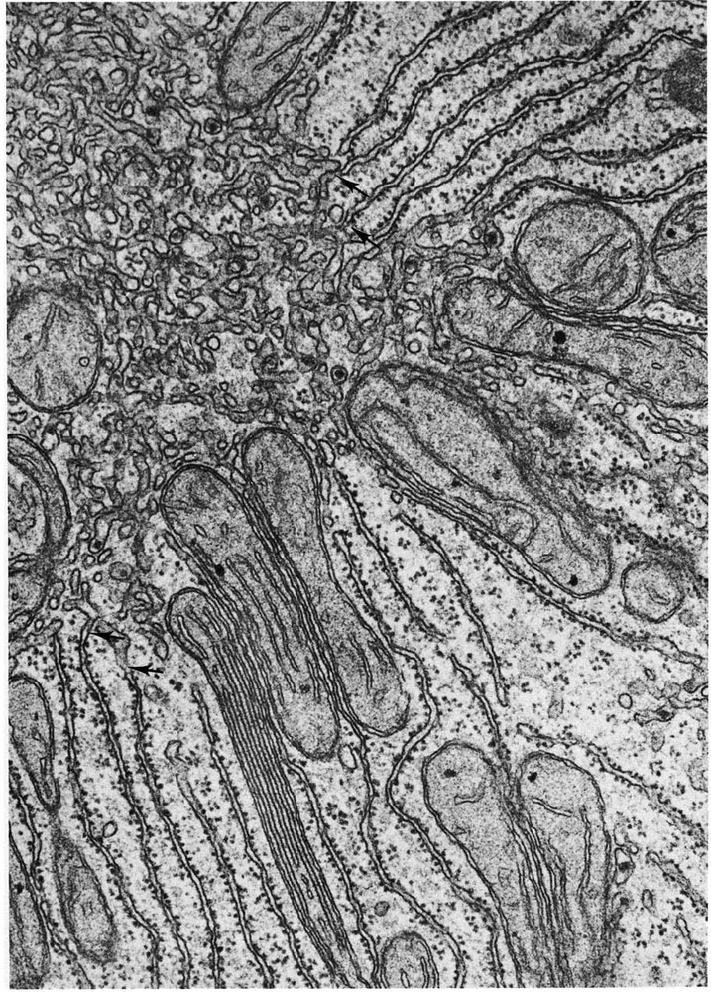
#> input picture data/10788.tif, 711 x 992 px, shrunk from 906 x 1264 before the run; its folder holds only this picture in this run
$ jupyter execute bio_stemgpt.ipynb
#> lines starting #> are read from the running program, lines starting #| are printed output that depends on the picture; after the words box and inside, x2 and y2 are one past the last pixel; in counts of white or black regions, pixels touching at a corner belong together
[cell 1]
# STEM GPT: A chatbot that helps us analyze biological TEM data with auto segmentation.

# Environment & data loading

This section installs required packages (if missing), lists `.tif` images in `data/`, and provides an interactive selector and a programmatic query option to load and inspect an image.

[cell 2]
# Install and import required packages (installs missing ones automatically)
import sys, subprocess

def ensure_import(pkg_name, import_name=None):
    import importlib
    try:
        importlib.import_module(import_name or pkg_name)
    except ImportError:
        print(f"Installing {pkg_name}...")
        subprocess.check_call([sys.executable, "-m", "pip", "install", pkg_name])

for pkg, name in [("tifffile", "tifffile"), ("scikit-image", "skimage"), ("ipywidgets", "ipywidgets"), ("matplotlib", "matplotlib"), ("numpy", "numpy")]:
    ensure_import(pkg, name)

# Imports
from pathlib import Path
import os
import tifffile
import numpy as np
import matplotlib.pyplot as plt
import ipywidgets as widgets
from IPython.display import display, clear_output

plt.rcParams['figure.dpi'] = 100

[cell 3]
# Chat UI (uses consolidated `process_command` and `state` helpers)
from ipywidgets import Text, Button, HBox, Output

input_box = Text(placeholder='Type commands like: list files | show <name> | stats | segment mitochondria', description='Query:')
send_btn = Button(description='Send')
chat_out = Output(layout={'border': '1px solid #ddd'})


def append(role, text):
    with chat_out:
        print(f"{role}: {text}")


# [8 lines left out: function _on_send, not called in this run]

send_btn.on_click(_on_send)

# Show the widgets
display(HBox([input_box, send_btn]), chat_out)
append('System', "Tip: try 'list files', 'show <name>', 'stats', 'segment mitochondria' or 'help'.")

## Refactor: Consolidated utilities and command processor

This cell consolidates image I/O, display, statistics, segmentation, and the command parser into a single, reusable utilities module.

Run this cell before running the chat UI cell so the helpers are available to the UI.

[cell 4]
# Ensure Pillow is installed for image serialization
import sys, subprocess
try:
    from PIL import Image
except Exception:
    print('Installing pillow...')
    subprocess.check_call([sys.executable, '-m', 'pip', 'install', 'pillow'])
    from PIL import Image
    print('pillow installed')

[cell 5]
# Ensure pandas is installed (needed for metric extraction)
import sys, subprocess
try:
    import pandas as pd
except ImportError:
    print('Installing pandas...')
    subprocess.check_call([sys.executable, '-m', 'pip', 'install', 'pandas'])
    import pandas as pd
    print('pandas installed')

[cell 6]
# Utilities: consolidated helpers + TEMToolbox
from pathlib import Path
import os
import tifffile
import numpy as np
import pandas as pd
import matplotlib.pyplot as plt
from difflib import get_close_matches
from skimage import filters, morphology, measure
from IPython.display import display
from PIL import Image
import io, base64

plt.rcParams['figure.dpi'] = 100

DATA_DIR = Path("data")

# --- low-level helpers (unchanged behavior) ---

def list_tif_files():
    return sorted(DATA_DIR.glob("*.tif"))


def choose_by_query(query, files=None):
    if not query:
        return None
    files = files or list_tif_files()
    for p in files:
        if Path(query).name == p.name or query in p.name:
            return p
    names = [p.name for p in files]
    matches = get_close_matches(query, names, n=1, cutoff=0.4)
    if matches:
        m = matches[0]
        return Path(m) if Path(m).is_absolute() else DATA_DIR / m
    return None


def load_image(path):
    path = Path(path)
    if not path.exists():
        raise FileNotFoundError(path)
    img = tifffile.imread(path)
    if img.ndim == 3 and img.shape[0] > 1 and img.shape[1] == img.shape[2]:
        img = img[0]
    return np.squeeze(img)


# [29 lines left out: function image_to_png_bytes, not called in this run]


def overlay_mask_on_image(img_array, mask_bool, color=(255,0,0), alpha=0.35):
    """Return PNG bytes of overlay image (RGB) where mask is shown with given color and alpha."""
    img = np.asarray(img_array)
    # create background RGB
    if img.ndim == 2:
        vmin, vmax = img.min(), img.max()
        if vmax > vmin:
            norm = (img - vmin) / (vmax - vmin)
        else:
            norm = np.zeros_like(img, dtype=np.float32)
        bg = (plt.cm.gray(norm)[:, :, :3] * 255).astype(np.uint8)
    elif img.ndim == 3 and img.shape[2] in (3,4):
        bg = img.astype(np.uint8)[:, :, :3]
    else:
        bg = np.tile((img / np.max(img) * 255).astype(np.uint8)[..., None], (1,1,3))
    fg = bg.copy()
    mask = np.asarray(mask_bool).astype(bool)
    fg[mask] = (np.array(color, dtype=np.uint8) * 1.0).astype(np.uint8)
    # blend
    out = (bg * (1-alpha) + fg * alpha).astype(np.uint8)
    im = Image.fromarray(out)
    buf = io.BytesIO()
    im.save(buf, format='PNG')
    return buf.getvalue()


def image_bytes_to_base64_str(b):
    return base64.b64encode(b).decode('ascii')


# --- metric & segmentation helpers (unchanged) ---

# [11 lines left out: function image_stats, not called in this run]


def segment_mitochondria(img, min_size=50):
    imgf = img.astype(np.float32)
    try:
        thresh = filters.threshold_otsu(imgf)
    except Exception:
        thresh = np.percentile(imgf, 50)
    bw = imgf > thresh
    bw = morphology.remove_small_objects(bw.astype(bool), min_size=min_size)
    bw = morphology.binary_closing(bw, morphology.disk(2))
    labels = measure.label(bw)
    props = measure.regionprops(labels)
    areas = [p.area for p in props]
    return {'mask': bw, 'labels': labels, 'count': len(props), 'areas': areas, 'thresh': float(thresh)}


def extract_metrics(labels, img):
    """Extract shape and intensity metrics from labeled segmentation as a pandas DataFrame."""
    props = measure.regionprops(labels, intensity_image=img)
    rows = []
    for prop in props:
        r = {
            'label': int(prop.label),
            'area': int(prop.area),
            'perimeter': float(prop.perimeter) if hasattr(prop, 'perimeter') else np.nan,
            'eccentricity': float(prop.eccentricity),
            'solidity': float(prop.solidity),
            'mean_intensity': float(prop.mean_intensity) if hasattr(prop, 'mean_intensity') else np.nan,
            'centroid_row': float(prop.centroid[0]),
            'centroid_col': float(prop.centroid[1]),
            'bbox_minr': int(prop.bbox[0]),
            'bbox_minc': int(prop.bbox[1]),
            'bbox_maxr': int(prop.bbox[2]),
            'bbox_maxc': int(prop.bbox[3])
        }
        rows.append(r)
    df = pd.DataFrame(rows)
    # keep pixel-area units; user can convert to physical units if pixel_size known
    return df


def save_metrics_to_csv(df, filename='metrics.csv'):
    df.to_csv(filename, index=False)
    return filename


# --- NEW: summary & plotting helpers for metrics ---

# [31 lines left out: functions summarize_metrics_df, plot_metric_histogram, not called in this run]


# --- TEMToolbox: extend with comparison/plotting utilities ---
class TEMToolbox:
    """Lightweight programmatic API for listing, loading, segmenting, and extracting metrics from TEM images.
    Methods return serializable dicts and/or image bytes so they are easy to use from a chatbot or a web server.
    """
    def __init__(self, data_dir=DATA_DIR):
        self.data_dir = Path(data_dir)
        self.state = {'current_path': None, 'current_img': None, 'last_segmentation': None, 'metrics_df': None}

    def list_files(self):
        return [p.name for p in sorted(self.data_dir.glob('*.tif'))]

    def load(self, name_or_path):
        path = choose_by_query(name_or_path, files=list(self.data_dir.glob('*.tif')))
        if path is None:
            raise FileNotFoundError(name_or_path)
        img = load_image(path)
        self.state['current_path'] = path
        self.state['current_img'] = img
        self.state['last_segmentation'] = None
        self.state['metrics_df'] = None
        return {'name': path.name, 'shape': img.shape, 'dtype': str(img.dtype)}

    # [5 lines left out: function get_image_bytes, not called in this run]

    def segment(self, min_size=50):
        img = self.state['current_img']
        if img is None:
            raise RuntimeError('No image loaded')
        res = segment_mitochondria(img, min_size=min_size)
        self.state['last_segmentation'] = res
        if res['count'] > 0:
            df = extract_metrics(res['labels'], img)
            self.state['metrics_df'] = df
        else:
            self.state['metrics_df'] = pd.DataFrame()
        # prepare an overlay image bytes for convenient display
        overlay_bytes = overlay_mask_on_image(img, res['mask'])
        return {'count': res['count'], 'areas': res['areas'], 'thresh': res['thresh'], 'overlay_png': overlay_bytes}

    def get_metrics(self):
        df = self.state.get('metrics_df')
        if df is None:
            return None
        return {'rows': df.to_dict(orient='records'), 'csv': df.to_csv(index=False)}

    def export_metrics(self, filename='metrics.csv'):
        df = self.state.get('metrics_df')
        if df is None:
            raise RuntimeError('No metrics to export')
        save_metrics_to_csv(df, filename)
        return filename

    # [7 lines left out: function show_last_overlay_base64, not called in this run]

    # --- NEW: summaries, plotting and comparison methods ---
    def summarize_metrics(self):
        df = self.state.get('metrics_df')
        return summarize_metrics_df(df)

    # [24 lines left out: functions plot_metrics, compare_images, not called in this run]


# Instantiate a notebook-level toolbox for convenience
toolbox = TEMToolbox(DATA_DIR)

# Backwards-compatible: keep process_command but delegate to toolbox where appropriate
# [119 lines left out: function process_command, not called in this run]

[cell 7]
# Backwards compatibility: expose `state` expected by older cells
# Some cells (e.g., the Chat UI) reference `state` directly; link it to the toolbox state.
state = toolbox.state
print('Linked global variable `state` to toolbox.state (keys:)', list(state.keys()))

[cell 8]
# Notebook startup — lists files and optionally auto-loads QUERY_IMAGE
import os
files = list_tif_files()
if files:
    print(f"Found {len(files)} .tif files in {DATA_DIR.resolve()}:")
    for i,p in enumerate(files[:50], 1):
        print(f"{i}. {p.name}")
else:
    print(f"No .tif files found in {DATA_DIR.resolve()}. Place your .tif files in the data/ folder.")

q = os.environ.get('QUERY_IMAGE')
if q:
    print(f"QUERY_IMAGE is set to: {q} — attempting to load...")
    try:
        # use process_command so behavior is consistent
        resp = process_command(f"show {q}", state, out=None)
        print(resp)
    except Exception as e:
        print(f"Auto-load failed: {e}")
else:
    print("No QUERY_IMAGE set — to auto-load an image set the env var or use the chat UI with 'show <name>'.")

[cell 9]
# Demo: programmatic test of TEMToolbox (no chat UI needed)
# This cell shows how a chatbot or a server could call the API. Run it to test locally.

print('Files:', toolbox.list_files())
if toolbox.list_files():
    name = toolbox.list_files()[0]
    print('\nLoading:', name)
    print(toolbox.load(name))
#> in load_image, img is the input picture: shape (992, 711); min 0, max 255, mean 135.7

    print('\nRunning segmentation...')
    segres = toolbox.segment(min_size=20)
#> in segment_mitochondria, `thresh = filters.threshold_otsu(imgf)`: thresh = 128
#> in segment_mitochondria, `bw = imgf > thresh`:
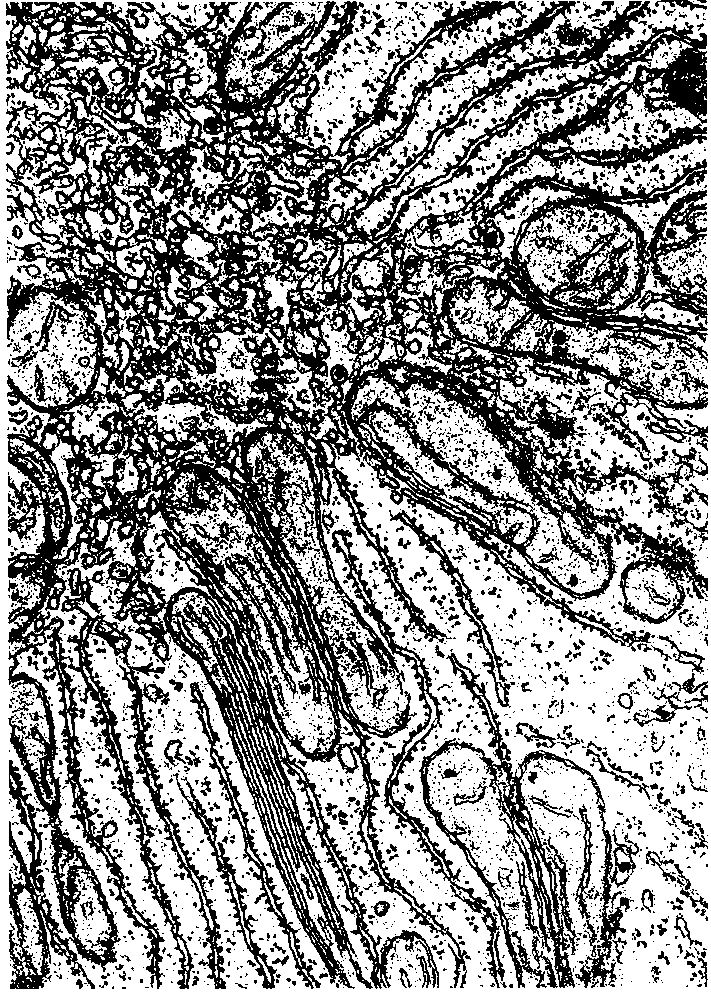
#> bw: shape (992, 711) bool; 57.3% white; 3967 black regions (3590 under 20 px), largest, box (x1, y1, x2, y2) and area: (6, 1, 708, 989) 240548, (419, 653, 634, 988) 10527, (332, 529, 505, 988) 4811
#> in segment_mitochondria, `bw = morphology.remove_small_objects(bw.astype(bool), min_size=min_size)`:
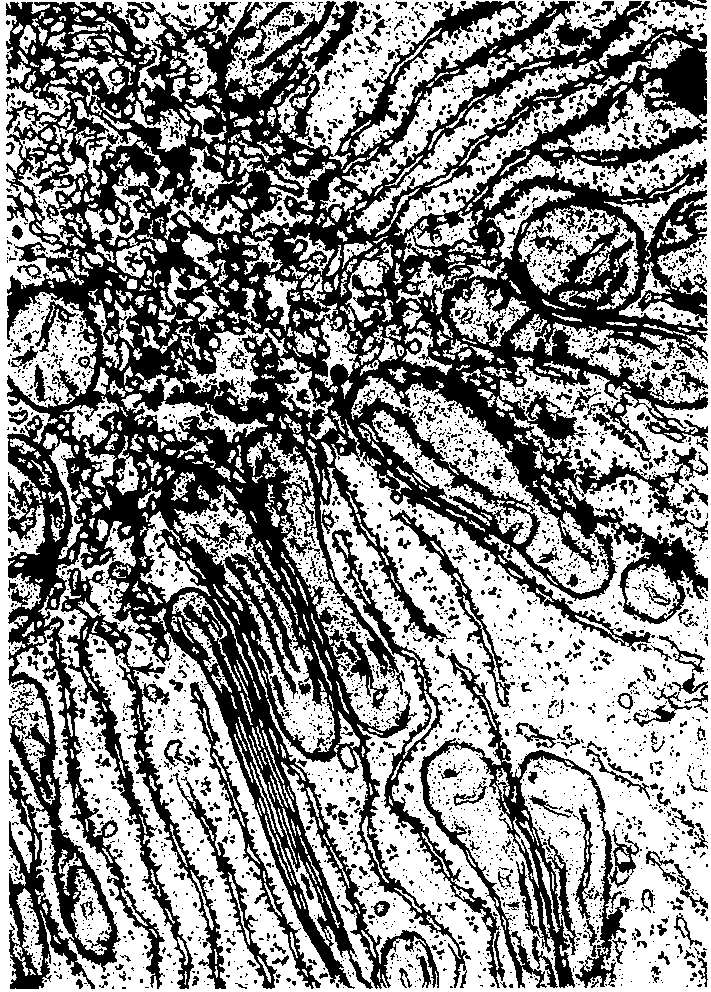
#> bw: shape (992, 711) bool; 54.9% white; 3967 black regions (3589 under 20 px), largest, box (x1, y1, x2, y2) and area: (6, 1, 708, 989) 255801, (419, 653, 634, 988) 11142, (332, 529, 505, 988) 4977
#> in segment_mitochondria, `bw = morphology.binary_closing(bw, morphology.disk(2))`:
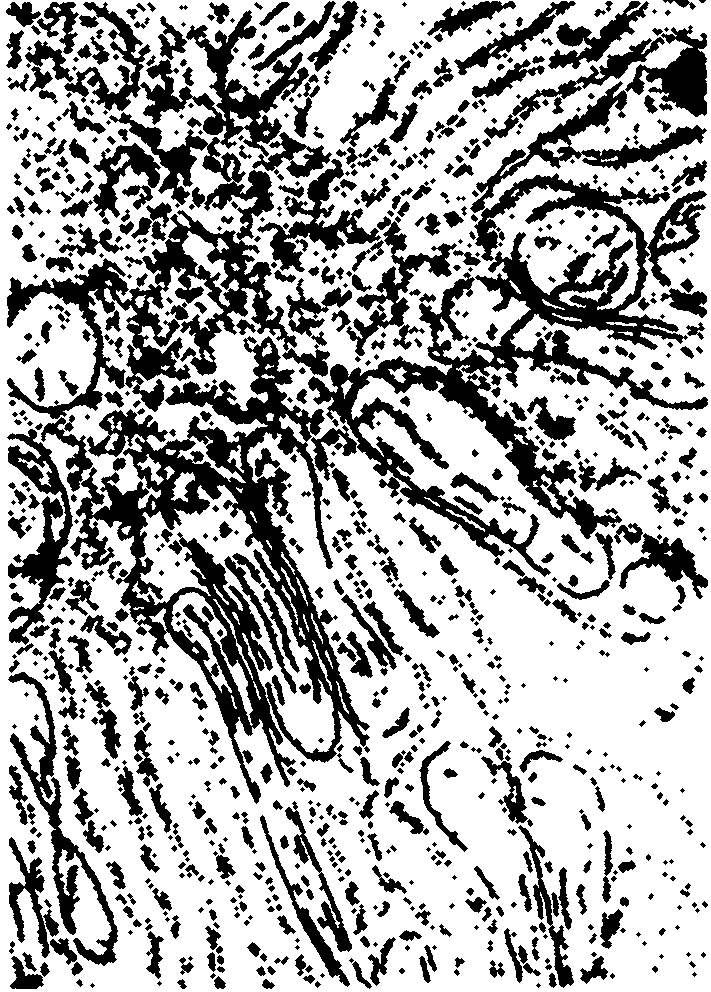
#> bw: shape (992, 711) bool; 67.3% white; 1079 black regions (342 under 20 px)
#> in segment_mitochondria, `labels = measure.label(bw)`:
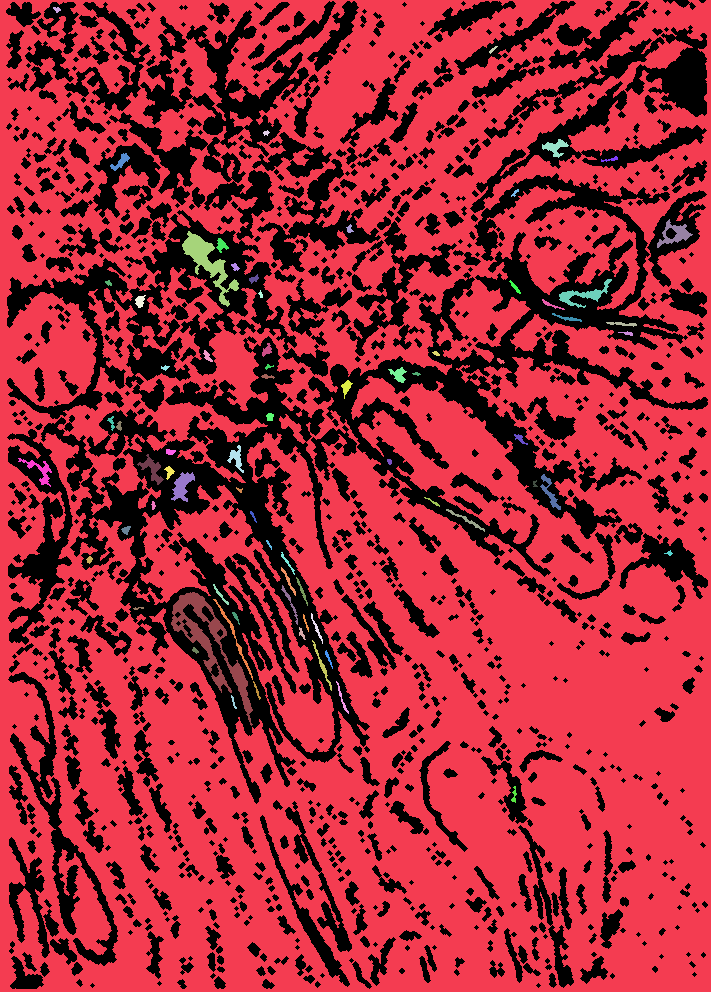
#> labels: shape (992, 711) int32; 75 distinct labels, from 0 to 74; one colour per label, 0 black
#> in segment_mitochondria, `props = measure.regionprops(labels)`: props = 74 regions; largest, box (x1, y1, x2, y2) and area: (0, 0, 711, 992) 465168, (171, 592, 253, 726) 2325, (182, 231, 239, 307) 1209, (559, 279, 612, 308) 428, (657, 219, 693, 248) 381
#> in segment_mitochondria, `areas = [p.area for p in props]`: areas = 74 values, max 465168 at index 0, min 20 at index 46, mean 6410.9
#> in segment, `res = segment_mitochondria(img, min_size=min_size)`: res = 5 items
#> the loop in extract_metrics, `for prop in props:` made 74 passes
#> after the loop in extract_metrics, `for prop in props:`: rows = 74 items
#> in extract_metrics, `df = pd.DataFrame(rows)`: df = table of 74 rows and 12 columns
#> in overlay_mask_on_image, `vmin, vmax = img.min(), img.max()`: vmin = 0; vmax = 255
#> in overlay_mask_on_image, `fg[mask] = (np.array(color, dtype=np.uint8) * 1.0).astype(np.uint8)`:
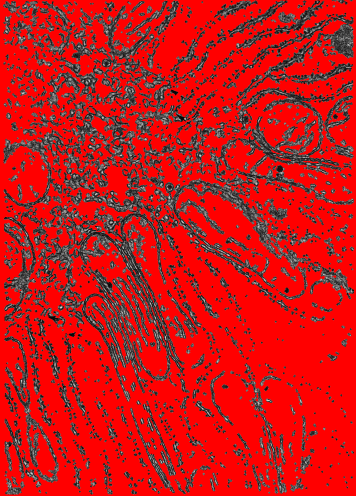
#> fg: shape (992, 711, 3) (shown at 1/2 size); mean of channels 0, 1, 2 196.1, 24.6, 24.6; drawn as R, G, B
#> in overlay_mask_on_image, `out = (bg * (1-alpha) + fg * alpha).astype(np.uint8)`:
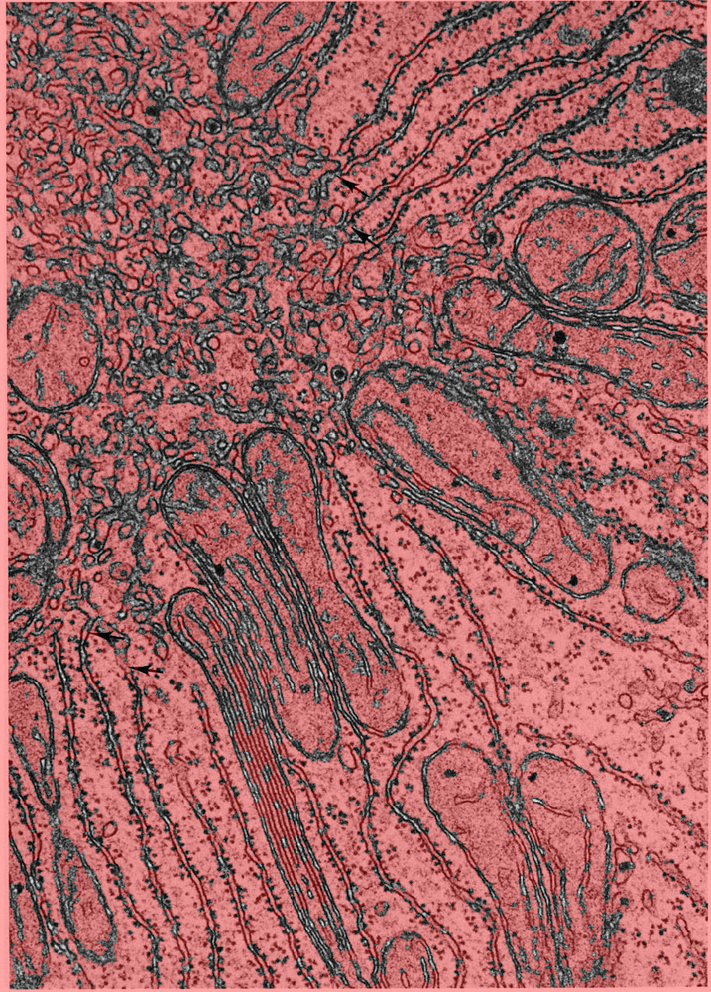
#> out: shape (992, 711, 3); mean of channels 0, 1, 2 156.5, 96.4, 96.4; drawn as R, G, B
#> segres = 4 items
    print('Found objects:', segres['count'])
#| Found objects: 74

    print('\nMetrics summary:')
    m = toolbox.get_metrics()
#> in get_metrics, `df = self.state.get('metrics_df')`: df = table of 74 rows and 12 columns
#> m = 2 items
    if m and m['rows']:
        df = pd.DataFrame(m['rows'])
#> df = table of 74 rows and 12 columns
        display(df.head())
        fname = 'demo_metrics.csv'
        toolbox.export_metrics(fname)
        print('Saved metrics to', fname)

    # Save overlay PNG for inspection
    overlay_b = segres.get('overlay_png')
    if overlay_b:
        out_dir = Path('outputs')
        out_dir.mkdir(exist_ok=True)
        p = out_dir / f"{name}_overlay.png"
        with open(p, 'wb') as fh:
            fh.write(overlay_b)
        print('Overlay saved to', p.resolve())
else:
    print('No files to demo with. Add .tif files to the data/ directory and rerun this cell.')
